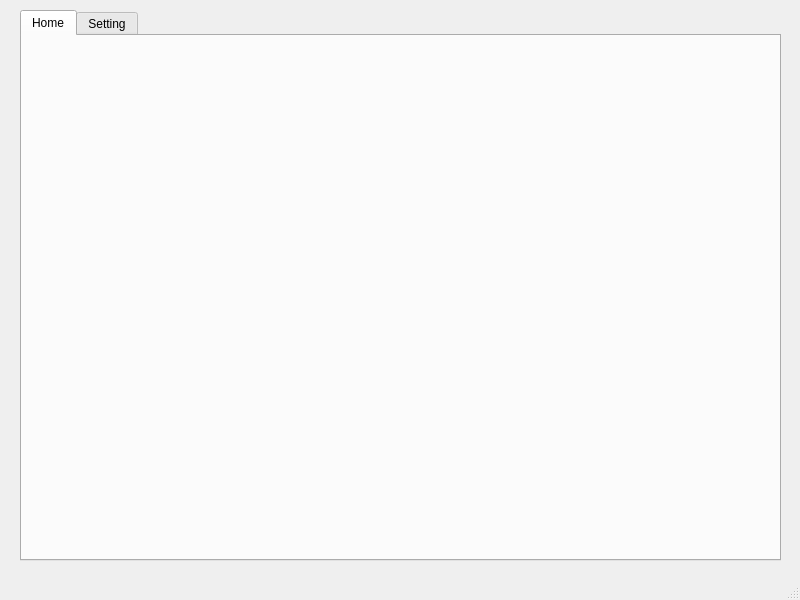
<?xml version="1.0" encoding="UTF-8"?>
<ui version="4.0">
 <class>MainWindow</class>
 <widget class="QMainWindow" name="MainWindow">
  <property name="geometry">
   <rect>
    <x>0</x>
    <y>0</y>
    <width>800</width>
    <height>600</height>
   </rect>
  </property>
  <property name="windowTitle">
   <string>MainWindow</string>
  </property>
  <widget class="QWidget" name="centralwidget">
   <widget class="QTabWidget" name="tabWidget">
    <property name="geometry">
     <rect>
      <x>20</x>
      <y>10</y>
      <width>761</width>
      <height>551</height>
     </rect>
    </property>
    <property name="currentIndex">
     <number>0</number>
    </property>
    <widget class="QWidget" name="tab">
     <attribute name="title">
      <string>Home</string>
     </attribute>
     <widget class="QWidget" name="widget" native="true">
      <property name="geometry">
       <rect>
        <x>20</x>
        <y>10</y>
        <width>721</width>
        <height>481</height>
       </rect>
      </property>
     </widget>
    </widget>
    <widget class="QWidget" name="tab_2">
     <attribute name="title">
      <string>Setting</string>
     </attribute>
     <widget class="QLabel" name="usn">
      <property name="geometry">
       <rect>
        <x>20</x>
        <y>10</y>
        <width>721</width>
        <height>41</height>
       </rect>
      </property>
      <property name="font">
       <font>
        <pointsize>20</pointsize>
       </font>
      </property>
      <property name="text">
       <string>Hello</string>
      </property>
     </widget>
     <widget class="QPushButton" name="uppro">
      <property name="geometry">
       <rect>
        <x>220</x>
        <y>120</y>
        <width>261</width>
        <height>41</height>
       </rect>
      </property>
      <property name="font">
       <font>
        <pointsize>12</pointsize>
       </font>
      </property>
      <property name="text">
       <string>Update Profile</string>
      </property>
     </widget>
     <widget class="QPushButton" name="vipro">
      <property name="geometry">
       <rect>
        <x>220</x>
        <y>200</y>
        <width>261</width>
        <height>41</height>
       </rect>
      </property>
      <property name="font">
       <font>
        <pointsize>12</pointsize>
       </font>
      </property>
      <property name="text">
       <string>View Profile</string>
      </property>
     </widget>
    </widget>
   </widget>
  </widget>
  <widget class="QMenuBar" name="menubar">
   <property name="geometry">
    <rect>
     <x>0</x>
     <y>0</y>
     <width>800</width>
     <height>26</height>
    </rect>
   </property>
  </widget>
  <widget class="QStatusBar" name="statusbar"/>
 </widget>
 <resources/>
 <connections/>
</ui>
